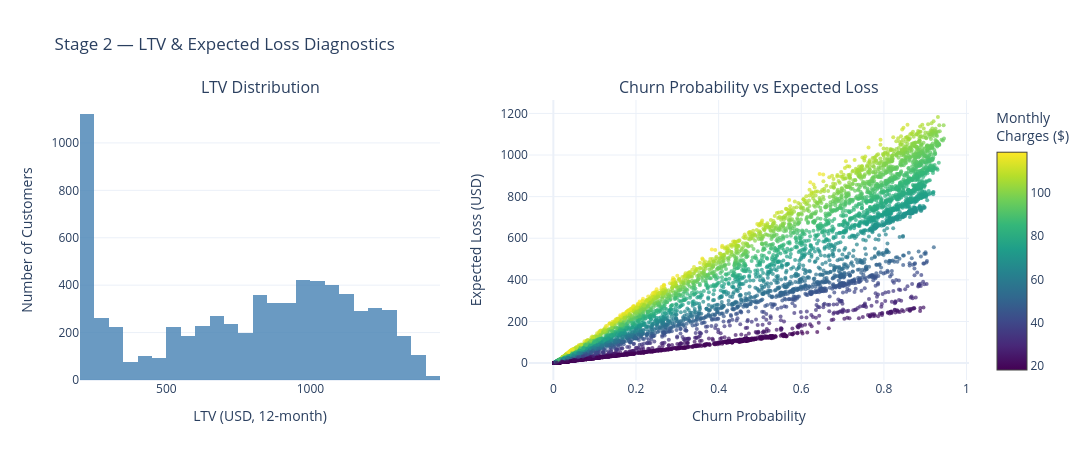

The code cell stored with this chart in its notebook:
### Code cell
import plotly.graph_objects as go
from plotly.subplots import make_subplots

fig = make_subplots(
    rows=1, cols=2,
    subplot_titles=(
        'LTV Distribution',
        'Churn Probability vs Expected Loss'
    ),
    column_widths=[0.45, 0.55]
)

# ── Panel 1 — LTV histogram ───────────────────────────────────────────────────
fig.add_trace(
    go.Histogram(
        x=df['LTV'],
        nbinsx=50,
        marker_color='steelblue',
        opacity=0.8,
        name='LTV'
    ),
    row=1, col=1
)
fig.update_xaxes(title_text='LTV (USD, 12-month)', row=1, col=1)
fig.update_yaxes(title_text='Number of Customers', row=1, col=1)

# ── Panel 2 — Scatter: churn_prob vs expected_loss, coloured by Monthly Charges
fig.add_trace(
    go.Scatter(
        x=df['churn_prob'],
        y=df['expected_loss'],
        mode='markers',
        marker=dict(
            color=df['Monthly Charges'],
            colorscale='Viridis',
            size=4,
            opacity=0.7,
            colorbar=dict(title='Monthly<br>Charges ($)', x=1.02)
        ),
        name='Customers'
    ),
    row=1, col=2
)
fig.update_xaxes(title_text='Churn Probability', row=1, col=2)
fig.update_yaxes(title_text='Expected Loss (USD)', row=1, col=2)

fig.update_layout(
    height=460,
    width=1200,
    title_text='Stage 2 — LTV & Expected Loss Diagnostics',
    showlegend=False,
    template='plotly_white'
)
fig.show()

### Figure 1 — Plotly figure (JSON) as saved in the notebook; plotly's stock layout.template omitted (floating-point values rounded to 4 significant figures; data arrays with more than 128 entries replaced by an {"elided": "..."} marker saying what was removed)
{"data": [{"marker": {"color": "steelblue"}, "name": "LTV", "nbinsx": 50, "opacity": 0.8, "type": "histogram", "x": {"elided": "7032 float values"}, "xaxis": "x", "yaxis": "y"}, {"marker": {"color": {"elided": "7032 float values"}, "colorbar": {"title": {"text": "Monthly<br>Charges ($)"}, "x": 1.02}, "colorscale": [[0, "#440154"], [0.1111, "#482878"], [0.2222, "#3e4989"], [0.3333, "#31688e"], [0.4444, "#26828e"], [0.5556, "#1f9e89"], [0.6667, "#35b779"], [0.7778, "#6ece58"], [0.8889, "#b5de2b"], [1, "#fde725"]], "opacity": 0.7, "size": 4}, "mode": "markers", "name": "Customers", "type": "scatter", "x": {"elided": "7032 float values"}, "xaxis": "x2", "y": {"elided": "7032 float values"}, "yaxis": "y2"}], "layout": {"annotations": [{"font": {"size": 16}, "showarrow": false, "text": "LTV Distribution", "x": 0.2025, "xanchor": "center", "xref": "paper", "y": 1, "yanchor": "bottom", "yref": "paper"}, {"font": {"size": 16}, "showarrow": false, "text": "Churn Probability vs Expected Loss", "x": 0.7525, "xanchor": "center", "xref": "paper", "y": 1, "yanchor": "bottom", "yref": "paper"}], "height": 460, "showlegend": false, "title": {"text": "Stage 2 — LTV & Expected Loss Diagnostics"}, "width": 1200, "xaxis": {"anchor": "y", "domain": [0, 0.405], "title": {"text": "LTV (USD, 12-month)"}}, "xaxis2": {"anchor": "y2", "domain": [0.505, 1], "title": {"text": "Churn Probability"}}, "yaxis": {"anchor": "x", "domain": [0, 1], "title": {"text": "Number of Customers"}}, "yaxis2": {"anchor": "x2", "domain": [0, 1], "title": {"text": "Expected Loss (USD)"}}}}
